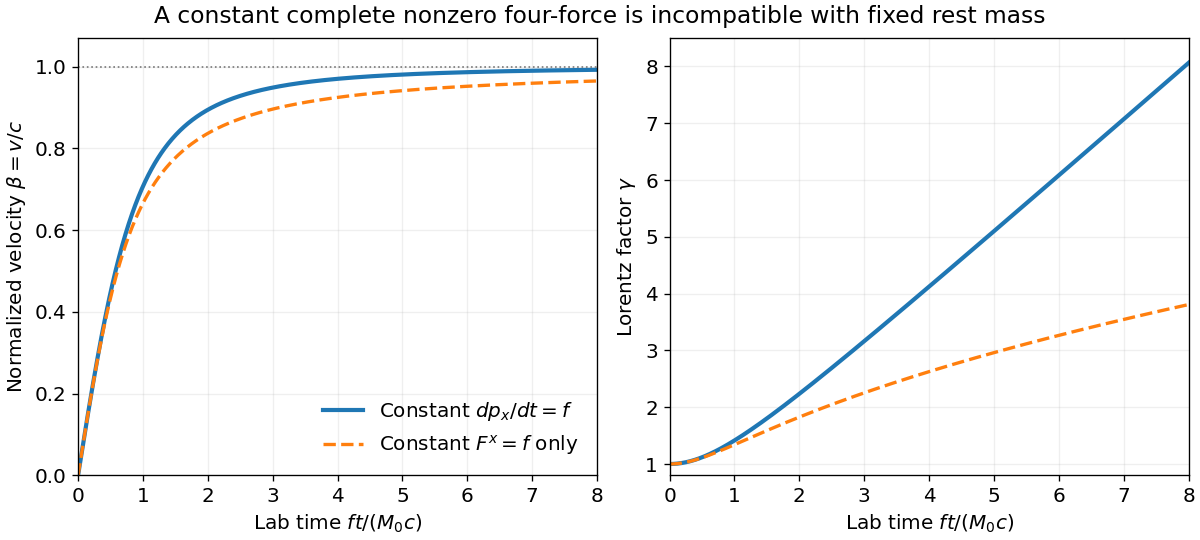

Write the Python code that produced this figure.
"""Two consistent constant-force conventions for a massive particle. Python 3.14."""
from pathlib import Path
import matplotlib
matplotlib.use('Agg')
import matplotlib.pyplot as plt
import numpy as np

plt.rcParams.update({'font.size':12,'figure.facecolor':'white'})
t=np.linspace(0,8,800)
u=np.linspace(0,5,1200)
t4=.5*(u*np.sqrt(1+u*u)+np.arcsinh(u))
fig,axes=plt.subplots(1,2,figsize=(10,4.5),layout='constrained')
axes[0].plot(t,t/np.sqrt(1+t*t),lw=2.5,label=r'Constant $dp_x/dt=f$')
axes[0].plot(t4,u/np.sqrt(1+u*u),lw=2,linestyle='--',label=r'Constant $F^x=f$ only')
axes[0].axhline(1,color='#777777',linestyle=':',lw=1)
axes[0].set_ylim(0,1.07);axes[0].set_ylabel(r'Normalized velocity $\beta=v/c$')
axes[1].plot(t,np.sqrt(1+t*t),lw=2.5)
axes[1].plot(t4,np.sqrt(1+u*u),lw=2,linestyle='--')
axes[1].set_ylim(.8,8.5);axes[1].set_ylabel(r'Lorentz factor $\gamma$')
for ax in axes:
    ax.set_xlim(0,8);ax.set_xlabel(r'Lab time $ft/(M_0c)$');ax.grid(alpha=.2)
axes[0].legend(frameon=False,loc='lower right')
fig.suptitle('A constant complete nonzero four-force is incompatible with fixed rest mass',fontsize=14)
fig.savefig(Path.cwd() / Path(__file__).with_suffix('.png').name,dpi=120,facecolor='white')
plt.close(fig)
